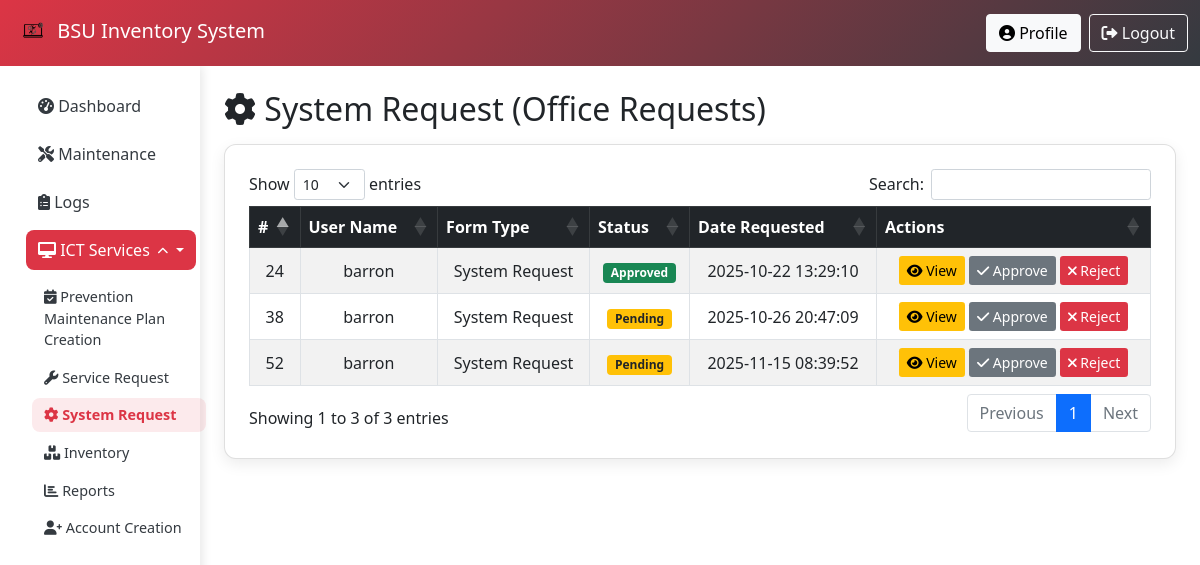
Screenshot of /admin/system_request.php (signed in) with the database file from the repository.
### tables this page shows
CREATE TABLE `requests` (
  `id` int(11) NOT NULL,
  `user_id` int(11) NOT NULL,
  `form_type` varchar(255) NOT NULL,
  `form_data` longtext DEFAULT NULL,
  `status` enum('Pending','Completed','Approved','Rejected') DEFAULT 'Pending',
  `created_at` timestamp NOT NULL DEFAULT current_timestamp(),
  `date_updated` timestamp NULL DEFAULT current_timestamp() ON UPDATE current_timestamp(),
  `updated_at` timestamp NULL DEFAULT NULL ON UPDATE current_timestamp()
);

CREATE TABLE `users` (
  `id` int(11) NOT NULL,
  `full_name` varchar(255) NOT NULL,
  `email` varchar(255) NOT NULL,
  `role` enum('admin','technician','department_admin') NOT NULL DEFAULT 'technician',
  `phone_number` varchar(20) NOT NULL,
  `password` varchar(255) NOT NULL,
  `profile_image` varchar(255) DEFAULT NULL,
  `created_at` timestamp NOT NULL DEFAULT current_timestamp(),
  `updated_at` timestamp NOT NULL DEFAULT current_timestamp() ON UPDATE current_timestamp()
);

### admin/system_request.php (the view, shortened to what this page needs)
<?php
require_once '../includes/db.php';
$createTableQuery = "CREATE TABLE IF NOT EXISTS `requests` (
    `id` int(11) NOT NULL AUTO_INCREMENT,
    `user_id` int(11) NOT NULL,
    `form_type` varchar(255) NOT NULL,
    `form_data` longtext DEFAULT NULL,
    `status` enum('Pending','Approved','Rejected') DEFAULT 'Pending',
    `created_at` timestamp NOT NULL DEFAULT current_timestamp(),
    `updated_at` timestamp NOT NULL DEFAULT current_timestamp() ON UPDATE current_timestamp(),
    PRIMARY KEY (`id`),
    KEY `user_id` (`user_id`),
    KEY `status` (`status`),
    KEY `form_type` (`form_type`)
) ENGINE=InnoDB DEFAULT CHARSET=utf8mb4 COLLATE=utf8mb4_general_ci";
$conn->query($createTableQuery);
$query = "SELECT r.*, u.full_name FROM requests r
          LEFT JOIN users u ON r.user_id = u.id
          WHERE r.form_type LIKE '%System Request%' OR r.form_type = 'System Request'
          ORDER BY r.created_at DESC";
$result = $conn->query($query);
?>
<!DOCTYPE html>
<html lang="en">
<head>
    <link href="https://cdn.jsdelivr.net/npm/bootstrap@5.1.3/dist/css/bootstrap.min.css" rel="stylesheet">
    <link href="https://cdnjs.cloudflare.com/ajax/libs/font-awesome/6.0.0/css/all.min.css" rel="stylesheet">
    <link href="https://cdn.datatables.net/1.13.6/css/dataTables.bootstrap5.min.css" rel="stylesheet">
</head>
<body>
    <nav class="navbar navbar-expand-lg navbar-dark">
        <div class="container-fluid">
            <a class="navbar-brand" href="dashboard.php">
                <img src="../images/Ict logs.png" alt="Logo" style="height:40px;"> BSU Inventory System
            </a>
            <div class="navbar-nav ms-auto">
                <a href="profile.php" class="btn btn-light me-2"><i class="fas fa-user-circle"></i> Profile</a>
                <a href="logout.php" class="btn btn-outline-light"><i class="fas fa-sign-out-alt"></i> Logout</a>
            </div>
        </div>
    </nav>
    <div class="container-fluid">
        <div class="row">
            <?php include 'sidebar.php'; ?>
            <div class="col-md-9 col-lg-10 p-4">
                <h2><i class="fas fa-cog"></i> System Request (Office Requests)</h2>
                <div class="card p-4 mt-3">
                    <?php if ($result->num_rows > 0): ?>
                        <div class="table-responsive">
                            <table id="systemRequestTable" class="table table-bordered table-striped text-center align-middle">
                                <thead class="table-dark">
                                    <tr>
                                        <th>#</th>
                                        <th>User Name</th>
                                        <th>Form Type</th>
                                        <th>Status</th>
                                        <th>Date Requested</th>
                                        <th>Actions</th>
                                    </tr>
                                </thead>
                                <tbody>
                                    <?php while ($row = $result->fetch_assoc()): ?>
                                        <?php
                                            $formDataArray = json_decode($row['form_data'] ?? '[]', true);
                                            $requestPayload = [
                                                'id' => $row['id'],
                                                'form_type' => $row['form_type'],
                                                'status' => $row['status'],
                                                'created_at' => $row['created_at'],
                                                'full_name' => $row['full_name'] ?? 'Unknown User',
                                                'form_data' => $formDataArray
                                            ];
                                        ?>
                                        <tr>
                                            <td><?= htmlspecialchars($row['id']) ?></td>
                                            <td><?= htmlspecialchars($row['full_name'] ?? 'Unknown User') ?></td>
                                            <td><?= htmlspecialchars($row['form_type']) ?></td>
                                            <td>
                                                <?php
                                                $statusClass = match ($row['status']) {
                                                    'Approved' => 'bg-success text-white',
                                                    'Rejected' => 'bg-danger text-white',
                                                    default => 'bg-warning text-dark'
                                                };
                                                ?>
                                                <span class="badge <?= $statusClass ?>">
                                                    <?= htmlspecialchars($row['status']) ?>
                                                </span>
                                            </td>
                                            <td><?= htmlspecialchars($row['created_at']) ?></td>
                                            <td>
                                                <button type="button"
                                                        class="btn btn-view btn-sm btn-action view-request-btn"
                                                        data-request='<?= htmlspecialchars(json_encode($requestPayload), ENT_QUOTES, 'UTF-8') ?>'>
                                                    <i class="fas fa-eye"></i> View
                                                </button>
                                                <a href="approve_request.php?id=<?= $row['id'] ?>" class="btn btn-approve btn-sm btn-action" onclick="return confirm('Approve this request?');">
                                                    <i class="fas fa-check"></i> Approve
                                                </a>
                                                <a href="reject_request.php?id=<?= $row['id'] ?>" class="btn btn-reject btn-sm btn-action" onclick="return confirm('Reject this request?');">
                                                    <i class="fas fa-times"></i> Reject
                                                </a>
                                            </td>
                                        </tr>
                                    <?php endwhile; ?>
                                </tbody>
                            </table>
                        </div>
                    <?php else: ?>
                        <div class="alert alert-info text-center">No system requests found.</div>
                    <?php endif; ?>
                </div>
            </div>
        </div>
    </div>
</body>
</html>

### admin/system_request.php (style rules this page uses)
:root { --primary-color: #dc3545; --secondary-color: #343a40; }
.navbar { background: linear-gradient(135deg, var(--primary-color) 0%, var(--secondary-color) 100%); }
.card { border-radius: 12px; box-shadow: 0 5px 15px rgba(0,0,0,0.08); }
.btn-view { background-color: #ffc107; color: black; border: none; }
.btn-approve { background-color: #6c757d; color: white; border: none; }
.btn-reject { background-color: #dc3545; color: white; border: none; }
.btn-action { transition: all 0.3s ease; }

### rows the page displays
requests: id "52", user.full_name "barron", form_type "System Request", status "Pending", created_at "2025-11-15 08:39:52"
requests: id "38", user.full_name "barron", form_type "System Request", status "Pending", created_at "2025-10-26 20:47:09"
requests: id "24", user.full_name "barron", form_type "System Request", status "Approved", created_at "2025-10-22 13:29:10"
